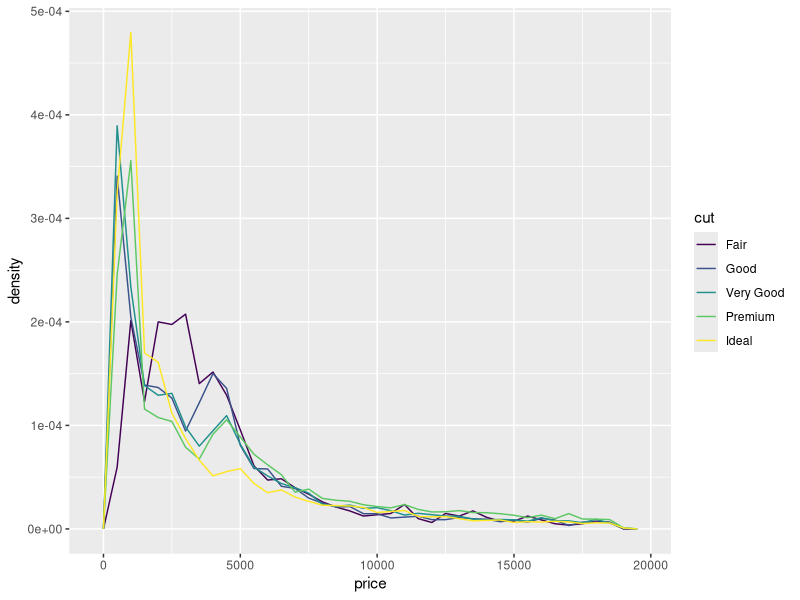
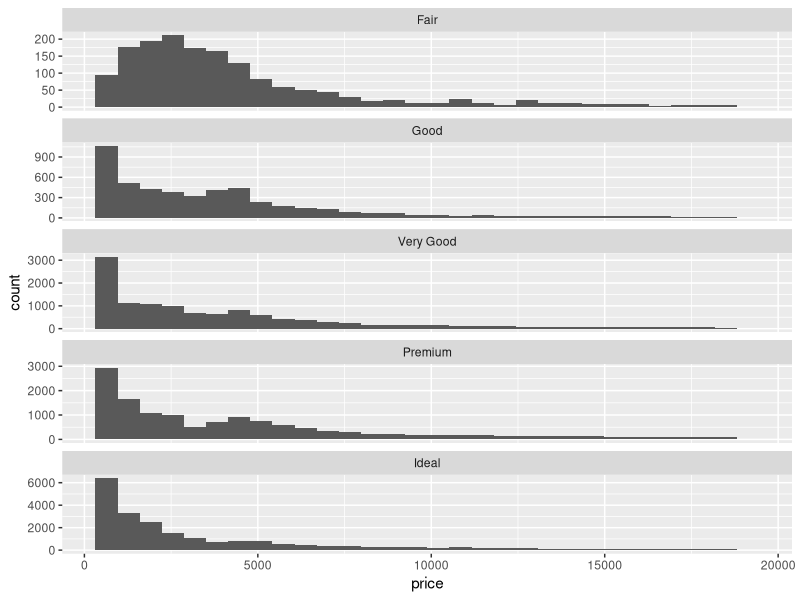
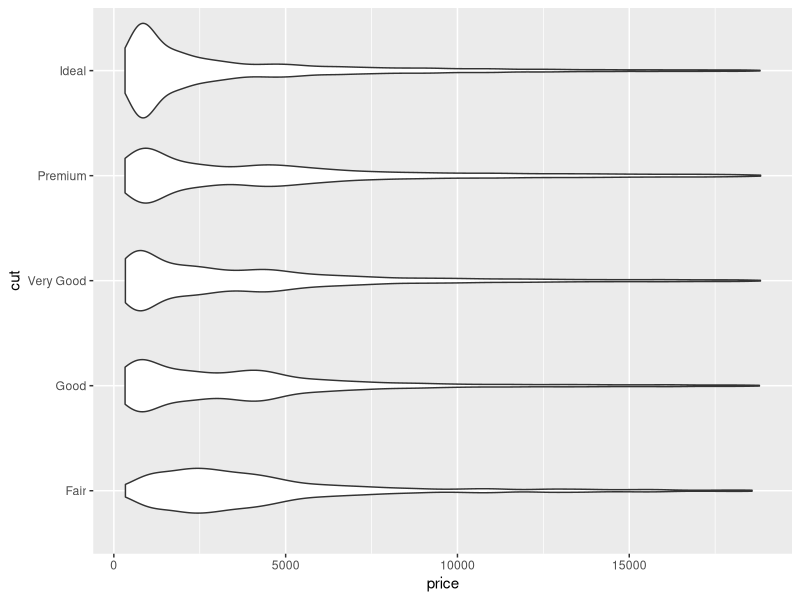

The R source for these figures, in order:
library(tidyverse)

ggplot(data = diamonds, mapping = aes(x = price, y = ..density..)) +
  geom_freqpoly(mapping = aes(color = cut), binwidth = 500)

ggplot(data = diamonds, mapping = aes(x = price)) +
  geom_histogram() +
  facet_wrap(~cut, ncol = 1, scales = "free_y")

ggplot(data = diamonds, mapping = aes(x = cut, y = price)) +
  geom_violin() +
  coord_flip()
